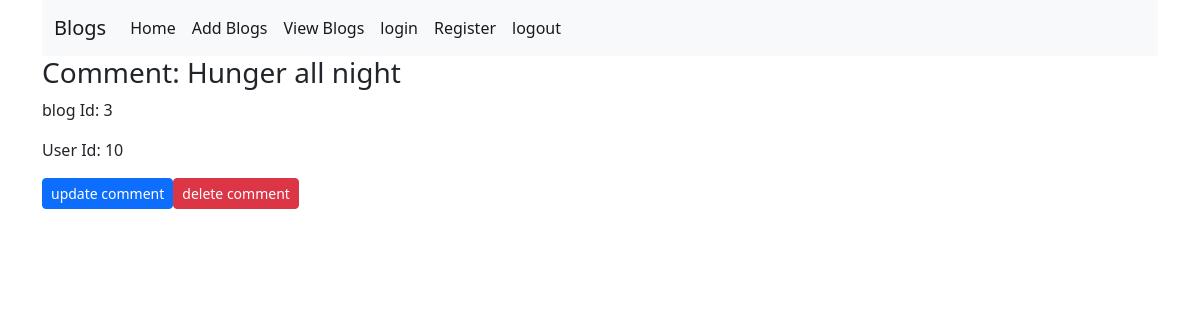
/comment/2, run on the app's committed database.
### app/main/models.py (models this page shows, shortened)
class BaseModel():
    def create(self):
        db.session.add(self)
        db.session.commit()

class Comment(BaseModel, db.Model):
    id = db.Column(db.Integer, primary_key=True)
    comment = db.Column(db.String(1000), nullable=False)
    blog_id = db.Column(db.Integer, db.ForeignKey('blog.id'))
    user_id = db.Column(db.Integer, db.ForeignKey('user.id'))

### app/main/views.py (the view)
@main.route('/comment/<int:id>', methods=['GET'])
def get_comment(id):
    comment = Comment.query.filter_by(id=id).first()
    return render_template('singleComment.html', comment=comment)

### app/templates/singleComment.html
{% extends 'base.html' %} {% block main_content %}
<h3>Comment: {{comment.comment}}</h3>
<p>blog Id: {{comment.blog_id}}</p>
<p>User Id: {{comment.user_id}}</p>
<div class="d-flex">
<a
  class="btn btn-primary btn-sm"
  href="{{ url_for( 'main.update_comment' , id=comment.id ) }}"
>
  <img src="" alt="" />update comment
</a>
<a
  class="btn btn-danger btn-sm"
  href="{{ url_for( 'main.delete_comment' , id=comment.id ) }}"
>
  <img src="" alt="" />delete comment
</a>
</div>
{% endblock %}

### data on the page
Comment: comment "Hunger all night", blog_id "3", user_id "10"
